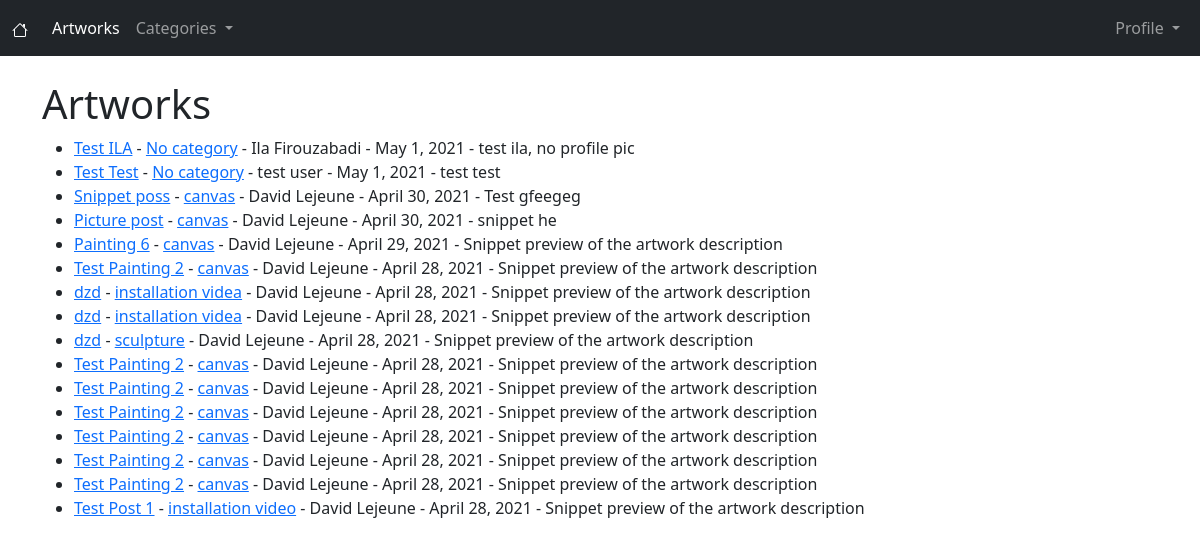
The app's page /artworks/ with its own data.
### artworks/models.py (models this page shows, shortened)
class Artwork(models.Model):
    title = models.CharField(max_length=255)
    header_image = models.ImageField(null=True, blank=True, upload_to="images/")
    title_tag = models.CharField(max_length=255)
    author = models.ForeignKey(User, on_delete=models.CASCADE)
    body = RichTextField(blank=True, null=True)
    snippet = models.CharField(max_length=255)
    artwork_date = models.DateField(auto_now_add=True)
    category = models.CharField(max_length=255, default='No category')
    likes = models.ManyToManyField(User, related_name='artwork_post')

### artworks/views.py (the view)
# urls.py: path('artworks/', ArtworkView.as_view(), name="artworks"),
class ArtworkView(ListView):
    model = Artwork
    template_name = 'artworks.html'
    ordering = ['-artwork_date']
    def get_context_data(self, *args, **kwargs):
        cat_menu = Category.objects.all()
        context = super(ArtworkView, self).get_context_data(*args, **kwargs)
        context["cat_menu"] = cat_menu
        return context

### artworks/models.py (called while the page is built)
    def __str__(self):
        return self.name

### artworks/templates/artworks.html (shortened to what this page needs)
{% extends 'base.html' %}
{% block content %}
<h1>Artworks</h1>
<ul>
    {% for artwork in object_list %}
        <li><a href="{% url 'artwork-detail' artwork.pk %}">{{ artwork.title }}</a> -
            <a href="{% url 'category' artwork.category|slugify %}">{{ artwork.category}}</a> -
            {{ artwork.author.first_name }} {{ artwork.author.last_name }} - {{ artwork.artwork_date }} -
            {{ artwork.snippet }}
        </li>
    {% endfor %}
</ul>
{% endblock %}

### records on screen
Artwork: title "Test ILA", category "No category", author.first_name "Ila", author.last_name "Firouzabadi", artwork_date "May 1, 2021", snippet "test ila, no profile pic"
Artwork: title "Test Test", category "No category", author.first_name "test", author.last_name "user", artwork_date "May 1, 2021", snippet "test test"
Artwork: title "Snippet poss", category "canvas", author.first_name "David", author.last_name "Lejeune", artwork_date "April 30, 2021", snippet "Test gfeegeg"
Artwork: title "Picture post", category "canvas", author.first_name "David", author.last_name "Lejeune", artwork_date "April 30, 2021", snippet "snippet he"
Artwork: title "Painting 6", category "canvas", author.first_name "David", author.last_name "Lejeune", artwork_date "April 29, 2021", snippet "Snippet preview of the artwork description"
Artwork: title "Test Painting 2", category "canvas", author.first_name "David", author.last_name "Lejeune", artwork_date "April 28, 2021", snippet "Snippet preview of the artwork description"
Artwork: title "dzd", category "installation videa", author.first_name "David", author.last_name "Lejeune", artwork_date "April 28, 2021", snippet "Snippet preview of the artwork description"
Artwork: title "dzd", category "installation videa", author.first_name "David", author.last_name "Lejeune", artwork_date "April 28, 2021", snippet "Snippet preview of the artwork description"
Artwork: title "dzd", category "sculpture", author.first_name "David", author.last_name "Lejeune", artwork_date "April 28, 2021", snippet "Snippet preview of the artwork description"
Artwork: title "Test Painting 2", category "canvas", author.first_name "David", author.last_name "Lejeune", artwork_date "April 28, 2021", snippet "Snippet preview of the artwork description"
Artwork: title "Test Painting 2", category "canvas", author.first_name "David", author.last_name "Lejeune", artwork_date "April 28, 2021", snippet "Snippet preview of the artwork description"
Artwork: title "Test Painting 2", category "canvas", author.first_name "David", author.last_name "Lejeune", artwork_date "April 28, 2021", snippet "Snippet preview of the artwork description"
Artwork: title "Test Painting 2", category "canvas", author.first_name "David", author.last_name "Lejeune", artwork_date "April 28, 2021", snippet "Snippet preview of the artwork description"
Artwork: title "Test Painting 2", category "canvas", author.first_name "David", author.last_name "Lejeune", artwork_date "April 28, 2021", snippet "Snippet preview of the artwork description"
Artwork: title "Test Painting 2", category "canvas", author.first_name "David", author.last_name "Lejeune", artwork_date "April 28, 2021", snippet "Snippet preview of the artwork description"
Artwork: title "Test Post 1", category "installation video", author.first_name "David", author.last_name "Lejeune", artwork_date "April 28, 2021", snippet "Snippet preview of the artwork description"
